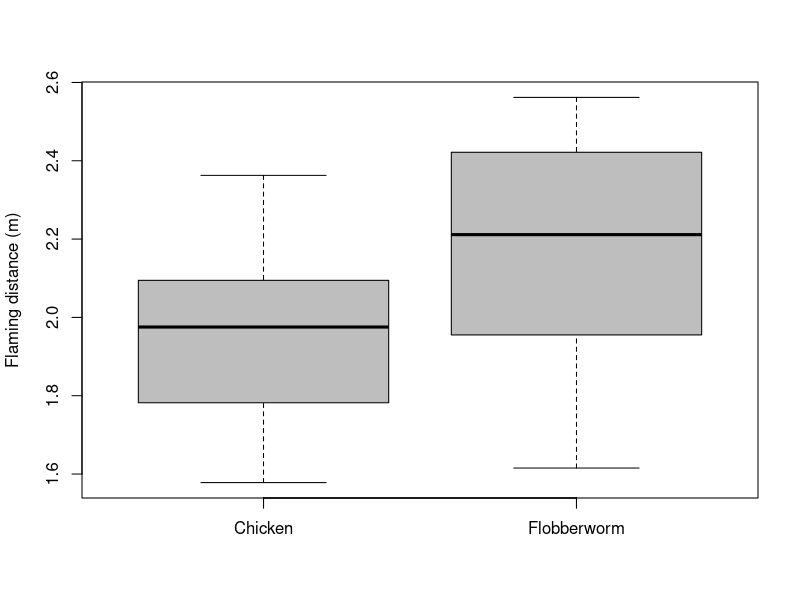

Reproduce this figure in R.

set.seed(6905022)
# flaming distance
cb<-rnorm(12,mean=2,sd=0.3)
fw<-rnorm(11,mean=2.2,sd=0.4)
t.test(cb, fw)
 
boxplot(cb,fw,ylab="Flaming distance (m)",xlab="", col="grey")
axis(side=1,at=1:2,c("Chicken","Flobberworm"))

